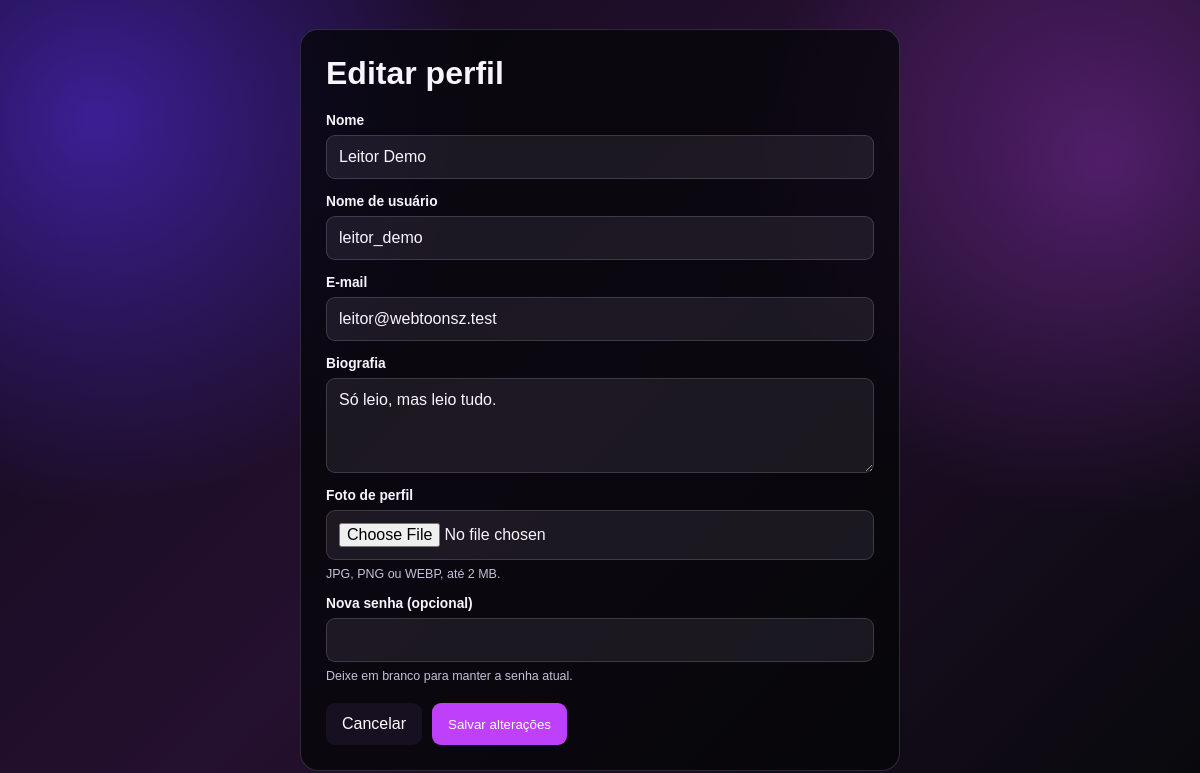
The app's page /editar_perfil.php (signed in) with its own data.
### tables this page shows
CREATE TABLE usuarios (
    id INT UNSIGNED NOT NULL AUTO_INCREMENT,
    nome VARCHAR(100) NOT NULL,
    usuario VARCHAR(30) NOT NULL,
    email VARCHAR(150) NOT NULL,
    senha_hash VARCHAR(255) NOT NULL,
    biografia VARCHAR(300) DEFAULT NULL,
    foto VARCHAR(255) DEFAULT NULL,
    tipo ENUM('usuario', 'artista', 'admin') NOT NULL DEFAULT 'usuario',
    email_verificado TINYINT(1) NOT NULL DEFAULT 0,
    ativo TINYINT(1) NOT NULL DEFAULT 1,
    criado_em TIMESTAMP NOT NULL DEFAULT CURRENT_TIMESTAMP,
    atualizado_em TIMESTAMP NOT NULL DEFAULT CURRENT_TIMESTAMP ON UPDATE CURRENT_TIMESTAMP,
    PRIMARY KEY (id),
    UNIQUE KEY uq_usuarios_usuario (usuario),
    UNIQUE KEY uq_usuarios_email (email),
    KEY idx_usuarios_tipo (tipo),
    KEY idx_usuarios_ativo (ativo)
);

### auth.php (called while the page is built, shortened)
<?php
function requer_login(PDO $pdo): array {
    $stmt = $pdo->prepare('SELECT id, nome, usuario, email, biografia, foto, tipo FROM usuarios WHERE id = ? LIMIT 1');
    $stmt->execute([(int) $_SESSION['usuario_id']]);
    $usuario = $stmt->fetch();
    return $usuario;
}
function h($valor): string {
    return htmlspecialchars((string) ($valor ?? ''), ENT_QUOTES, 'UTF-8');
}

### editar_perfil.php (the view, shortened to what this page needs)
<?php
require __DIR__ . '/auth.php';
require __DIR__ . '/conexao.php';
$u = requer_login($pdo);
?>
<!DOCTYPE html>
<html lang="pt-BR">
<head>
</head>
<body>
    <main class="card">
        <h1>Editar perfil</h1>
        <form method="post" enctype="multipart/form-data">
            <div class="field">
                <label for="nome">Nome</label>
                <input
                    id="nome"
                    name="nome"
                    maxlength="100"
                    required
                    value="<?= h($u['nome']) ?>"
                >
            </div>
            <div class="field">
                <label for="usuario">Nome de usuário</label>
                <input
                    id="usuario"
                    name="usuario"
                    minlength="3"
                    maxlength="30"
                    pattern="[A-Za-z0-9_]{3,30}"
                    required
                    value="<?= h($u['usuario']) ?>"
                >
            </div>
            <div class="field">
                <label for="email">E-mail</label>
                <input
                    id="email"
                    name="email"
                    type="email"
                    maxlength="150"
                    required
                    value="<?= h($u['email']) ?>"
                >
            </div>
            <div class="field">
                <label for="biografia">Biografia</label>
                <textarea
                    id="biografia"
                    name="biografia"
                    maxlength="300"
                ><?= h($u['biografia']) ?></textarea>
            </div>
            <div class="field">
                <label for="foto">Foto de perfil</label>
                <input
                    id="foto"
                    name="foto"
                    type="file"
                    accept="image/jpeg,image/png,image/webp"
                >
                <span class="hint">JPG, PNG ou WEBP, até 2 MB.</span>
            </div>
            <div class="field">
                <label for="senha">Nova senha (opcional)</label>
                <input
                    id="senha"
                    name="senha"
                    type="password"
                    minlength="6"
                    autocomplete="new-password"
                >
                <span class="hint">Deixe em branco para manter a senha atual.</span>
            </div>
            <div class="buttons">
                <a class="btn" href="perfil.php">Cancelar</a>
                <button class="btn primary" type="submit">Salvar alterações</button>
            </div>
        </form>
    </main>
</body>
</html>

### editar_perfil.php (style rules this page uses)
:root { --pink: #BF40FA; --light: #F8F5FF; --muted: #c9bfd7; --border: #e3d9fc2b; }
* { box-sizing: border-box; }
body { margin: 0; min-height: 100vh; padding: 24px; display: grid; place-items: center; font-family: Arial, sans-serif; color: var(--light); background: radial-gradient(circle at 8% 15%, #4928c2b8, transparent 30%), radial-gradient(circle at 92% 20%, #bf40fa52, transparent 28%), linear-gradient(135deg, #12091a, #24102f 48%, #08090c); }
.card { width: min(600px, 100%); padding: 25px; border: 1px solid var(--border); border-radius: 18px; background: #040607c2; }
h1 { margin-top: 0; }
.field { display: flex; flex-direction: column; gap: 7px; margin: 15px 0; }
label { font-size: .86rem; font-weight: bold; }
input, textarea { width: 100%; padding: 12px; border: 1px solid var(--border); border-radius: 9px; background: #e3d9fc15; color: var(--light); font: inherit; }
textarea { min-height: 95px; resize: vertical; }
.buttons { display: flex; gap: 10px; margin-top: 20px; }
.btn { padding: 12px 16px; border: 0; border-radius: 9px; background: #171020; color: white; text-decoration: none; cursor: pointer; }
.primary { background: var(--pink); }
.hint { color: var(--muted); font-size: .78rem; }

### records on screen
usuarios: nome "Leitor Demo", usuario "leitor_demo", email "leitor@webtoonsz.test", biografia "Só leio, mas leio tudo."
